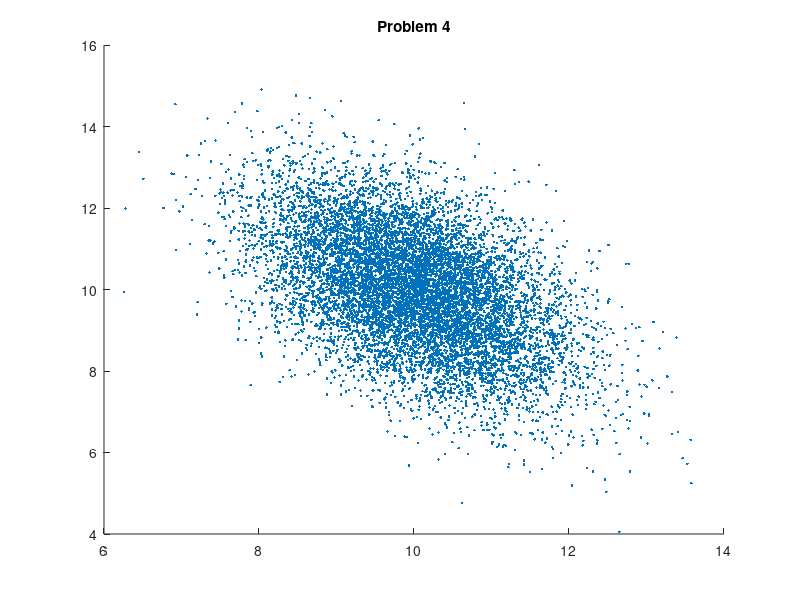

MATLAB code to generate this figure: (Note: this script raises an error after producing the figure.)
% Problem 4
load pca_data;
[m, n] = size(X);

% Plotting the original data
scatter(X(1, :), X(2, :), '.g');
hold on;
title('Problem 4');

% Part A
centroid = mean(X, 2);
Xm0 = zeros(m, n);
Xm0(1, :) = X(1, :) - centroid(1);
Xm0(2, :) = X(2, :) - centroid(2);
fprintf('Covariance matrix of X:\n');
C = 1/n * Xm0 * (Xm0')

% Part B
[V, D] = eig(C);
syms t
x = centroid(1) + t * V(1, 1);
y = centroid(2) + t * V(2, 1);
fplot(x, y, '-k');
x = centroid(1) + t * V(1, 2);
y = centroid(2) + t * V(2, 2);
fplot(x, y, '-k');

% Part C
Y = inv(V) * X;
centroidY = mean(Y, 2);
Ym0 = zeros(m, n);
Ym0(1, :) = Y(1, :) - centroidY(1);
Ym0(2, :) = Y(2, :) - centroidY(2);
fprintf('Covariance matrix of Y:\n');
Cy = 1/n * Ym0 * (Ym0')

% Part D
Vm = pca(X');
fprintf('Matlab pca():\n');
disp(Vm)
fprintf('My components:\n');
disp(V)
